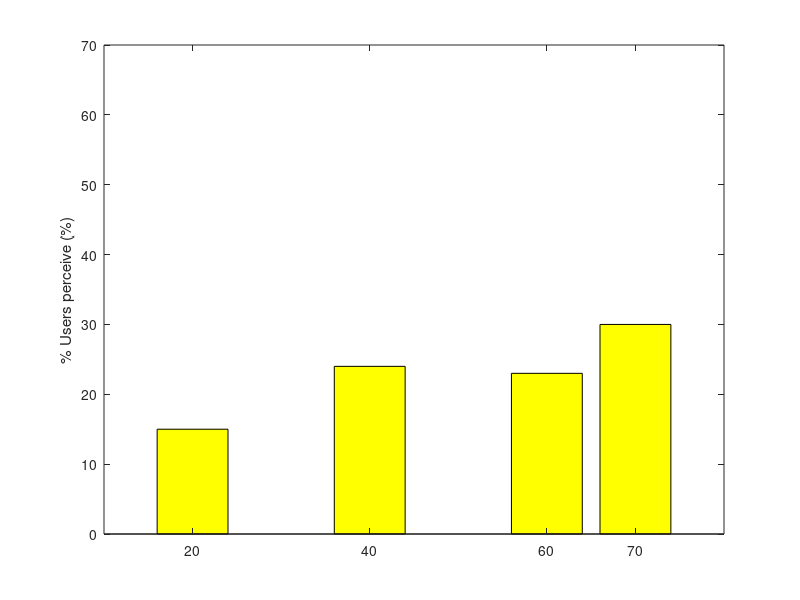

MATLAB code to generate this figure: (Note: this script raises an error after producing the figure.)
%Este script realiza una grafica de dispersion de todos los Dm (en el
%capitulo 2 habla de como se calculan que estan vinculados con el flicker)
%40 veces por dutycycle a su vez tiene superpuesto barras que representa el
%porcentaje de individuos que percibieron flicker por cada dutycycle.
%Tambien calcula los errores tipos 2 de dichas proporciones utilizando la
%funcion del script Report_error_values.m. Este script grafica los
%resultado empiricos las lampara LED de marcas
%iXED, comanda con el dimmer Trailing
%Edge


N=100;
n20p=15;
n40p=24;
n60p=23;
n70p=30;






D=[20;40;60;70];
p=[n20p/N;n40p/N;n60p/N;n70p/N];


B=bar(D,p*100,"yellow");

hAxesz=ylabel("% Users perceive (%)");

maxY = max(p*100);


ylim([0,maxY+40])
yyaxis right;



F=Grafica_punto(20,cell2mat(F_L_1_A{2,1})*100);
L=Grafica_punto_distinguido(20,mean(cell2mat(F_L_1_A{2,1}))*100);
Grafica_punto(40,cell2mat(F_L_1_A{3,1})*100);
Grafica_punto_distinguido(40,mean(cell2mat(F_L_1_A{3,1}))*100);
Grafica_punto(60,cell2mat(F_L_1_A{4,1})*100);
Grafica_punto_distinguido(60,mean(cell2mat(F_L_1_A{4,1}))*100);
Grafica_punto(70,cell2mat(F_L_1_A{5,1})*100);
Grafica_punto_distinguido(70,mean(cell2mat(F_L_1_A{5,1}))*100);

hAxesy=ylabel("Modulation Depth or Dm (%)");

% maxY = max(cell2mat(F_L_1_A{6,1})*100);




ylim([0,maxY+6])


xticks([20, 40, 60, 70]);
xticklabels({'20', '40', '60', '70'});
hAxesx=xlabel("Duty Cycle (%)");


legend([B,F,L],'% Users perceive','Dm','Dm average','LineWidth',3,'FontSize',30); 


% Obtener los objetos de los ejes

% Modificar el tamaño de las etiquetas del eje x e y
set(hAxesx, 'FontSize', 30);
set(hAxesy, 'FontSize', 30);
set(hAxesz, 'FontSize', 30);


% Agrandar los números del eje x
set(gca, 'FontSize', 30)

% Agrandar los números del eje y
set(gca, 'FontSize', 30)



title("Lamp #3, Dimmer TE");

[b11]=Report_error_values(p(1),p(2),N,N,0.025,'>');
[b21]=Report_error_values(p(2),p(3),N,N,0.025,'>');
[b31]=Report_error_values(p(3),p(4),N,N,0.025,'>');

[b12]=Report_error_values(p(1),p(2),N,N,0.025,'<');
[b22]=Report_error_values(p(2),p(3),N,N,0.025,'<');
[b32]=Report_error_values(p(3),p(4),N,N,0.025,'<');